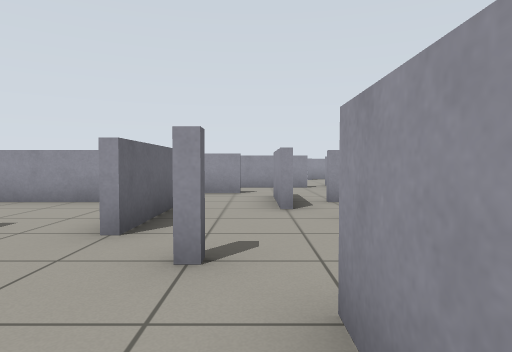
View 1 (above)

19 first-person views from a walk through a Gazebo world. The camera is 0.73 m above the floor, tilts 2° down and sees 75° across. The floor is counted in squares, 1 m on a side. Each view is taken from the middle of a square. On the plan, view 1 faces up. The plan holds only what a view shows up to about 11 squares ahead; the rest is blank.

View 2
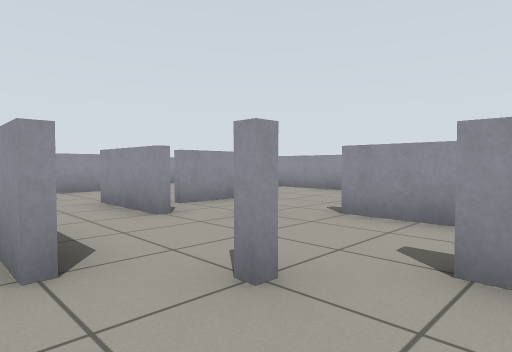

View 3
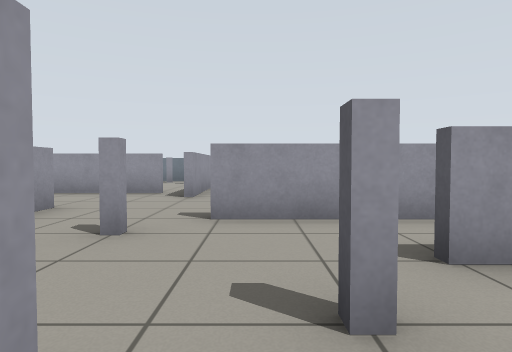

View 4
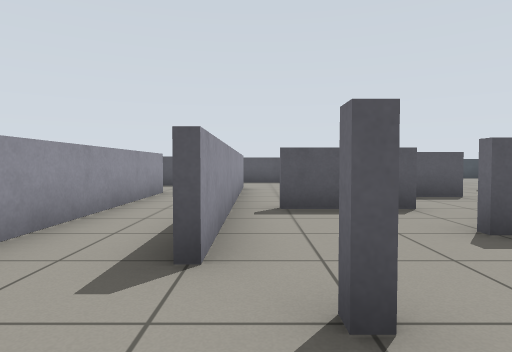

View 5
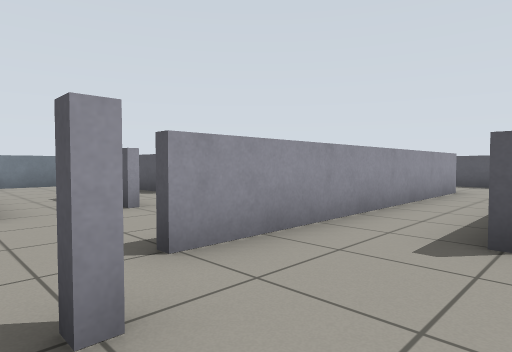

View 6
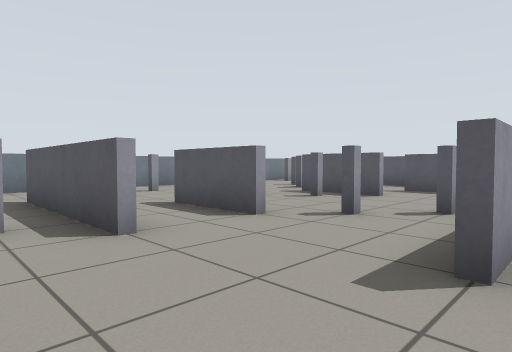

View 7
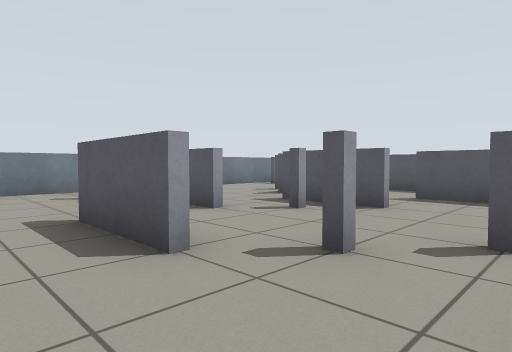

View 8
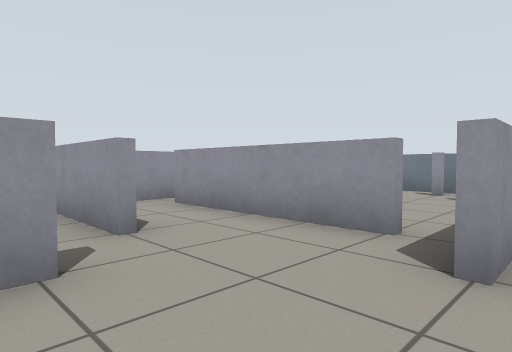

View 9
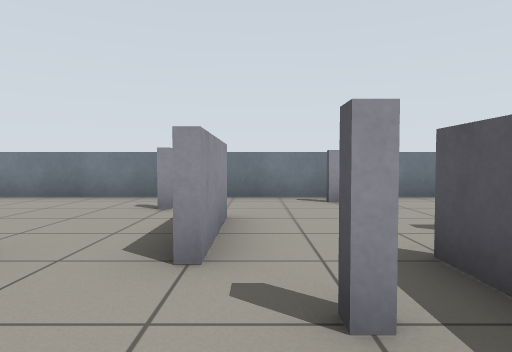

View 10
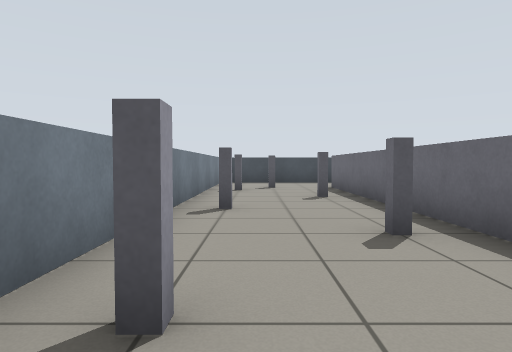

View 11
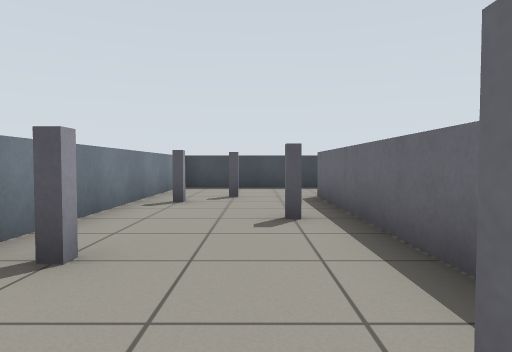

View 12
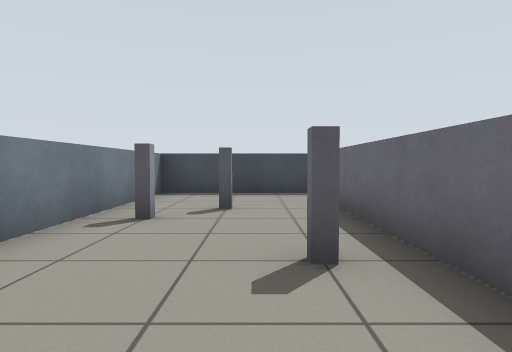

View 13
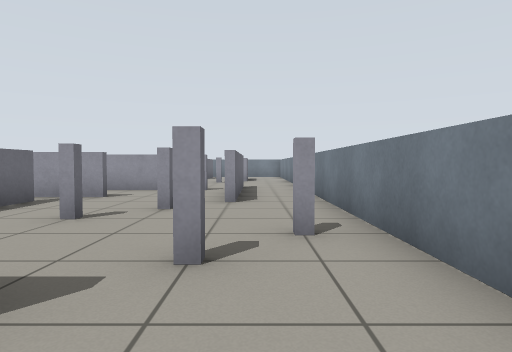

View 14
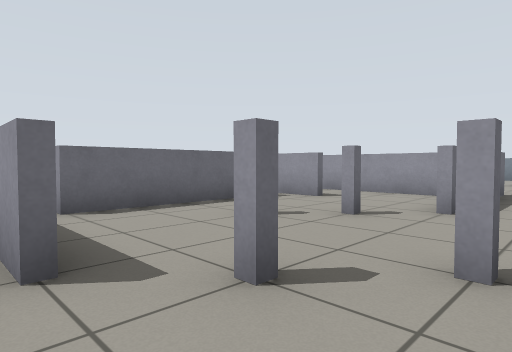

View 15
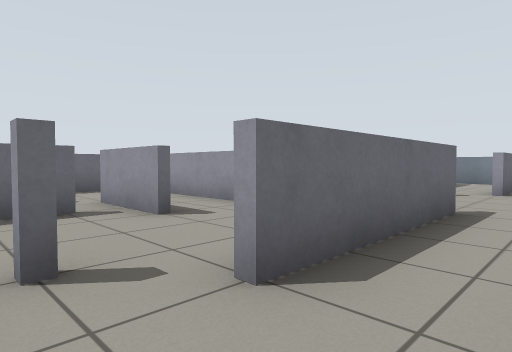

View 16
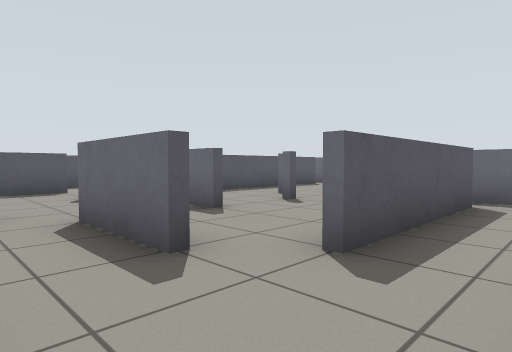

View 17
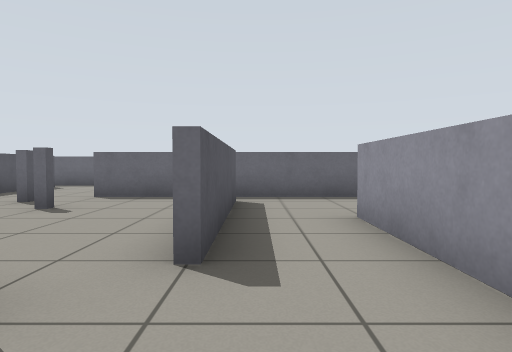

View 18
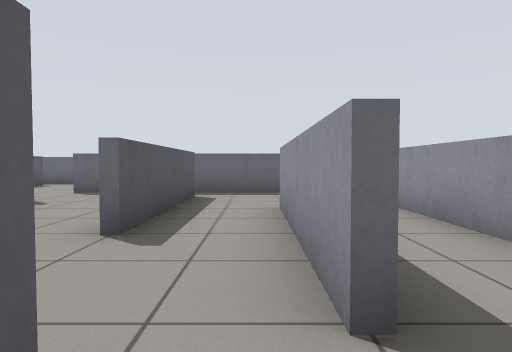

View 19
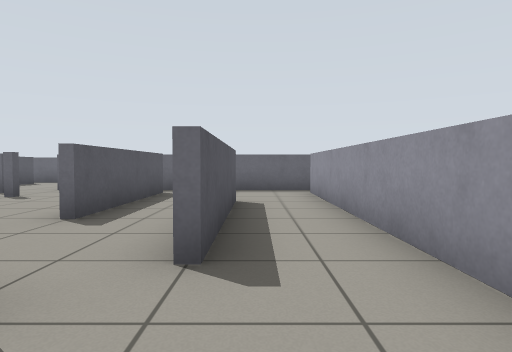

### Floor plan
Key: @ floor where view 1 was taken; # wall or solid block; . floor; P grey post.
Columns run from 11 left of view 1 to 13 right of it. Each row starts with its distance up from view 1.
 19                      .#
 18                      .#
 17                      ..
 16                      ..
 15                      ..
 14                      ...
 13                  ####.#.
 12                 ......#.
 11     #####  ##.#..##...#.#
 10     #......... .......#.#
  9     #..####.....#.#.PP..#
  8     #...........#.#PPP..#
  7     #####...###...#PP.PP#
  6     #.......#.....#..PPP#
  5     #.....#.PP...####PP.#
  4     #PP...#.PP..........#
  3   ..PPP.#.PP..#..##.....#
  2  ...PP. #.PP..#PP....PP.#
  1 ######  #...#.PPP..##PP.#
  0         #..@#.P.........#
 -1         .##.#.#..PP...PP#
 -2        ..  .#.#... ...PP#
 -3        ##  .#.###.  P...#
 -4            .#.#  .  P...#
 -5            .#.   ## #.PP#
 -6            .#..     #.PP#
 -7              ##     P...#
 -8                     P...#
 -9                     #.PP#
-10                     #PPP#
-11                     .PP.#
-12                    .....#
-13                    .....#
-14                    ######

Positions as (right, up) in squares from view 1, and headings:
1: (0, 0), facing up
2: (-2, 1), facing up-right
3: (-2, 3), facing right
4: (0, 4), facing down
5: (0, 5), facing down-right
6: (2, 6), facing down-right
7: (3, 4), facing down-right
8: (3, 4), facing up-right
9: (5, 0), facing right
10: (11, 0), facing down
11: (10, -3), facing down
12: (10, -5), facing down
13: (11, 3), facing up
14: (12, 4), facing up-left
15: (12, 8), facing up-left
16: (0, 8), facing down-left
17: (0, 7), facing left
18: (1, 8), facing left
19: (2, 9), facing left
